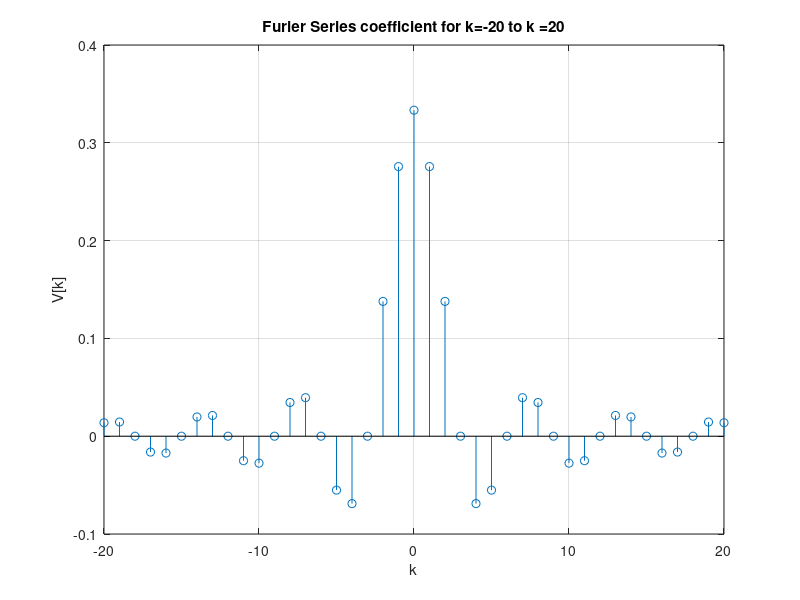

Reproduce this figure in MATLAB.
figure(2)
t=2;
p=t/3;
k=-20:1:20;
yk = (p/t)*sinc(k*p/t);
stem(k,yk);
grid;
title('Furier Series coefficient for k=-20 to k =20');
xlabel('k');
ylabel('V[k]');
disp(yk); 



